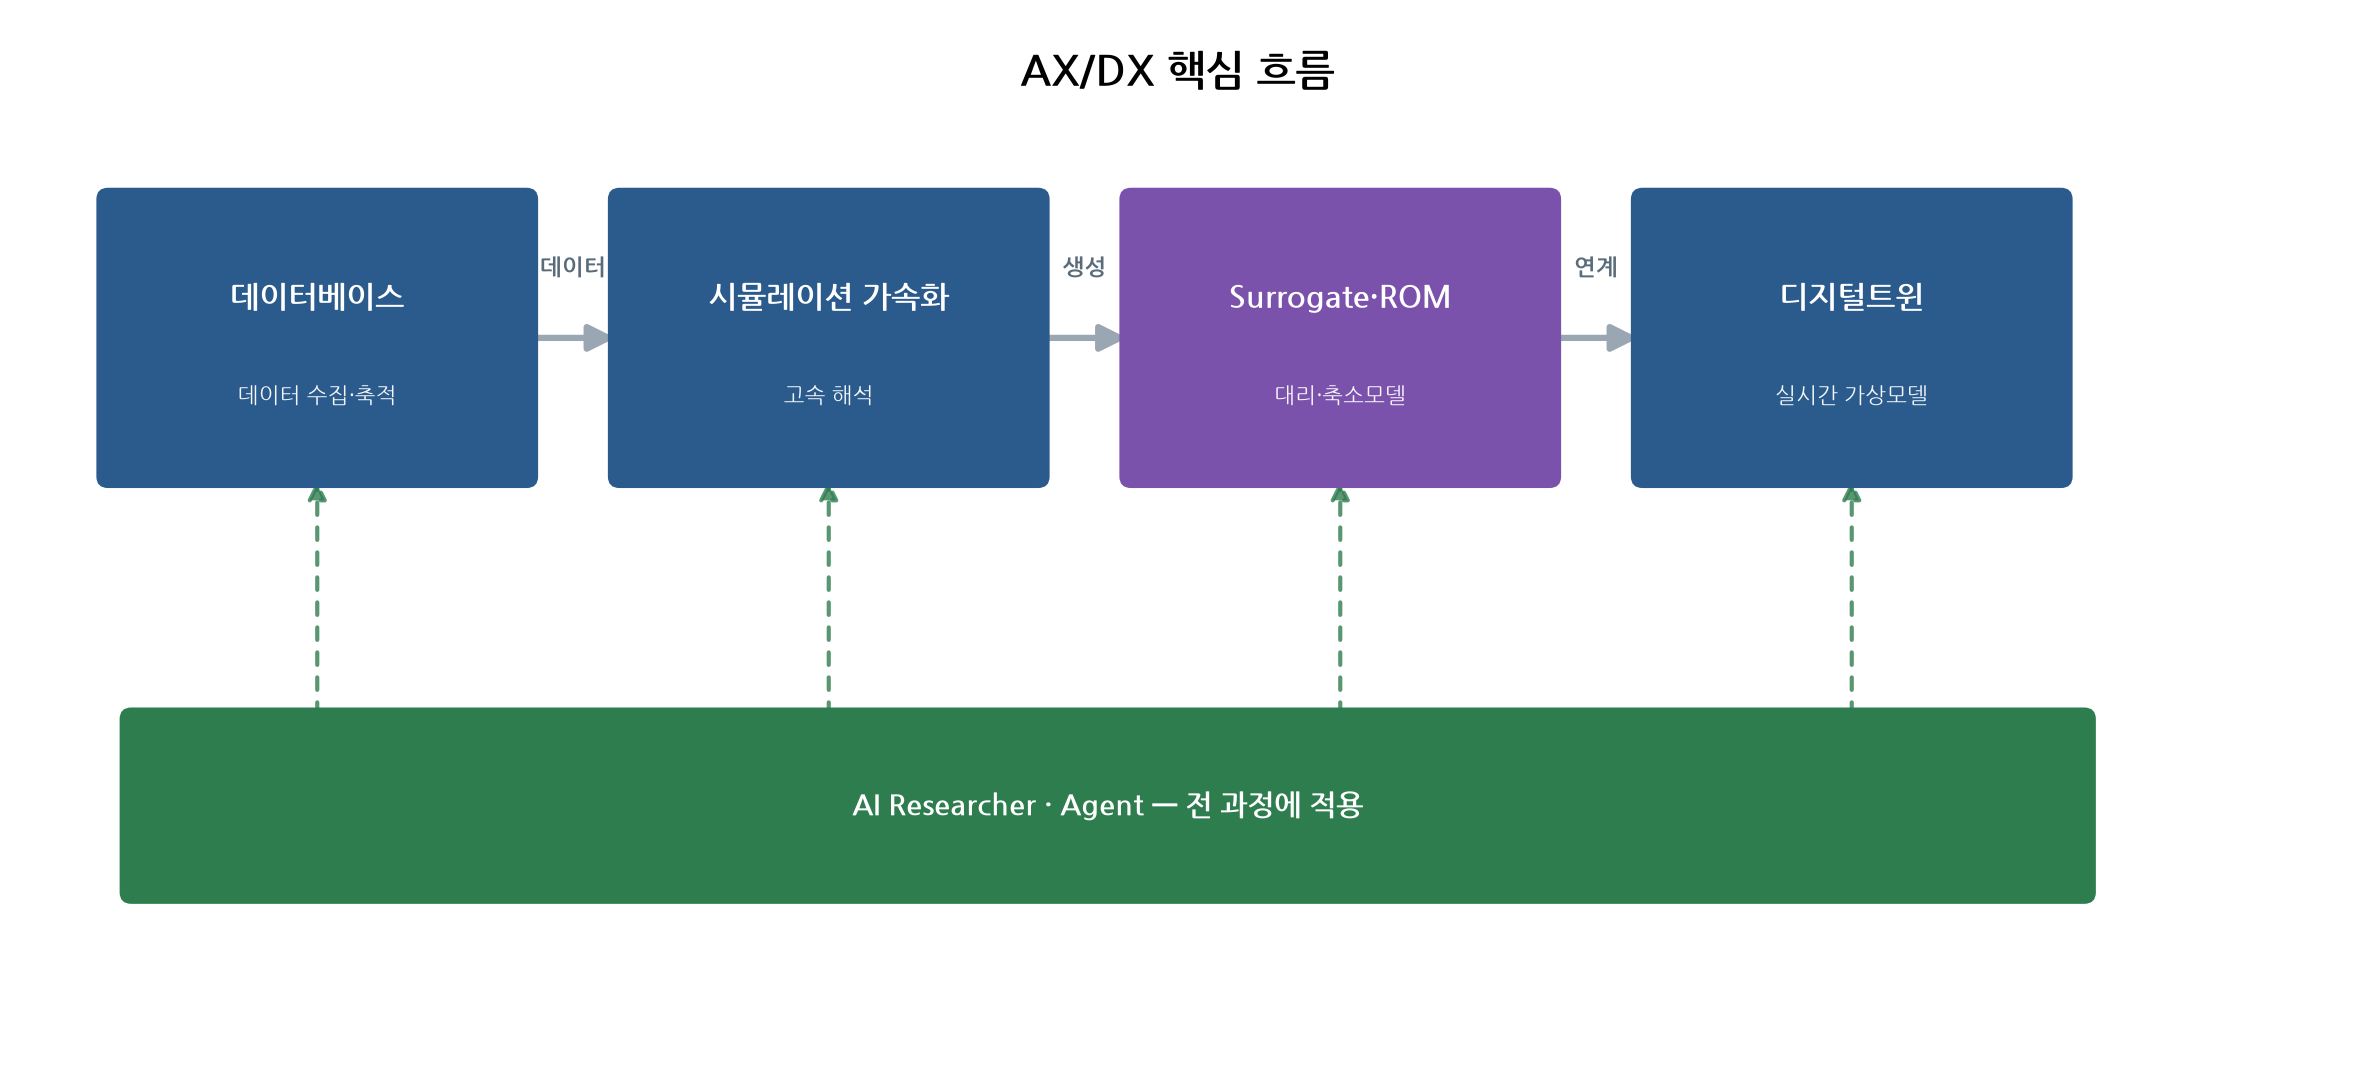

The Python source for this figure:
# -*- coding: utf-8 -*-
"""AX/DX 핵심 흐름 — 미니멀 버전."""
import matplotlib
matplotlib.use("Agg")
import matplotlib.pyplot as plt
from matplotlib.patches import FancyArrowPatch, FancyBboxPatch
from matplotlib import font_manager as fm

for f in ["NanumGothic.ttf","NanumGothicBold.ttf"]:
    fm.fontManager.addfont(f"/usr/share/fonts/truetype/nanum/{f}")
plt.rcParams["font.family"]="NanumGothic"; plt.rcParams["axes.unicode_minus"]=False

BLUE, PURP, GREEN = "#2a5b8c", "#7b52ab", "#2e7d4f"

fig, ax = plt.subplots(figsize=(20,9))
ax.set_axis_off(); ax.set_xlim(0,20); ax.set_ylim(0,9)

def box(cx, title, sub, fc):
    w,h,cy = 3.6,2.4,6.2
    ax.add_patch(FancyBboxPatch((cx-w/2,cy-h/2),w,h,boxstyle="round,pad=0.1",
        fc=fc,ec="none",zorder=3))
    ax.text(cx,cy+0.35,title,ha="center",va="center",color="white",
        fontsize=15,fontweight="bold",zorder=4)
    ax.text(cx,cy-0.5,sub,ha="center",va="center",color="white",
        fontsize=10.5,zorder=4,alpha=0.95)
    return cx

def flow(x1,x2,label):
    ax.add_patch(FancyArrowPatch((x1+1.8,6.2),(x2-1.8,6.2),arrowstyle="-|>",
        mutation_scale=26,lw=3,color="#9aa7b3",zorder=2))
    ax.text((x1+x2)/2,6.75,label,ha="center",color="#5a6b7a",fontsize=11,
        fontweight="bold",zorder=4)

xs=[2.6,7.0,11.4,15.8]
box(xs[0],"데이터베이스","데이터 수집·축적",BLUE)
box(xs[1],"시뮬레이션 가속화","고속 해석",BLUE)
box(xs[2],"Surrogate·ROM","대리·축소모델",PURP)
box(xs[3],"디지털트윈","실시간 가상모델",BLUE)
flow(xs[0],xs[1],"데이터")
flow(xs[1],xs[2],"생성")
flow(xs[2],xs[3],"연계")

# Agent 계층 (전 과정 횡단)
ax.add_patch(FancyBboxPatch((1.0,1.4),16.8,1.5,boxstyle="round,pad=0.1",
    fc=GREEN,ec="none",zorder=3))
ax.text(9.4,2.15,"AI Researcher · Agent — 전 과정에 적용",ha="center",va="center",
    color="white",fontsize=14,fontweight="bold",zorder=4)
for cx in xs:
    ax.add_patch(FancyArrowPatch((cx,2.9),(cx,5.0),arrowstyle="-|>",
        mutation_scale=18,lw=2,color=GREEN,linestyle=(0,(3,3)),zorder=2,alpha=0.8))

ax.text(10,8.4,"AX/DX 핵심 흐름",ha="center",fontsize=20,fontweight="bold")
plt.savefig("/home/user/similar-research-DB/core_axdx.png",dpi=150,bbox_inches="tight")
print("saved")
